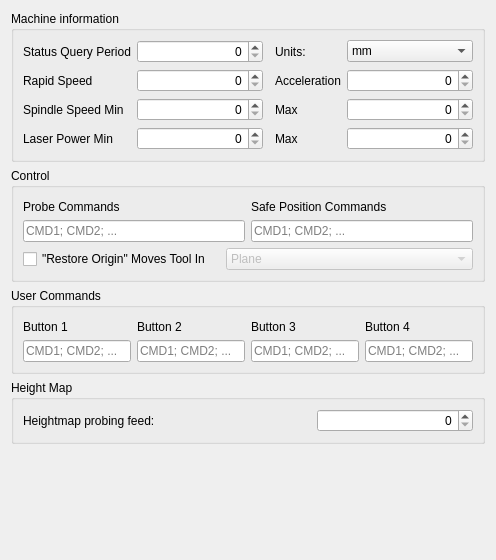
     <widget class="QWidget" name="tab">
      <attribute name="title">
       <string>Machine</string>
      </attribute>
      <layout class="QVBoxLayout" name="verticalLayout_17">
       <item>
        <widget class="QGroupBox" name="grpGRBL">
         <property name="title">
          <string>Machine information</string>
         </property>
         <layout class="QVBoxLayout" name="verticalLayout_5">
          <item>
           <layout class="QGridLayout" name="gridLayout_2" columnstretch="0,1,0,0,1">
            <item row="2" column="1">
             <widget class="QSpinBox" name="txtSpindleSpeedMin">
              <property name="alignment">
               <set>Qt::AlignRight|Qt::AlignTrailing|Qt::AlignVCenter</set>
              </property>
              <property name="buttonSymbols">
               <enum>QAbstractSpinBox::UpDownArrows</enum>
              </property>
              <property name="maximum">
               <number>99999</number>
              </property>
             </widget>
            </item>
            <item row="0" column="0">
             <widget class="QLabel" name="label_11">
              <property name="text">
               <string>Status Query Period</string>
              </property>
             </widget>
            </item>
            <item row="0" column="1">
             <widget class="QSpinBox" name="txtQueryStateTime">
              <property name="alignment">
               <set>Qt::AlignRight|Qt::AlignTrailing|Qt::AlignVCenter</set>
              </property>
              <property name="buttonSymbols">
               <enum>QAbstractSpinBox::UpDownArrows</enum>
              </property>
              <property name="maximum">
               <number>9999</number>
              </property>
             </widget>
            </item>
            <item row="0" column="4">
             <widget class="QComboBox" name="cboUnits">
              <property name="sizePolicy">
               <sizepolicy hsizetype="Expanding" vsizetype="Fixed">
                <horstretch>0</horstretch>
                <verstretch>0</verstretch>
               </sizepolicy>
              </property>
              <item>
               <property name="text">
                <string>mm</string>
               </property>
              </item>
              <item>
               <property name="text">
                <string>inch</string>
               </property>
              </item>
             </widget>
            </item>
            <item row="0" column="2">
             <spacer name="horizontalSpacer_6">
              <property name="orientation">
               <enum>Qt::Horizontal</enum>
              </property>
              <property name="sizeType">
               <enum>QSizePolicy::Fixed</enum>
              </property>
              <property name="sizeHint" stdset="0">
               <size>
                <width>6</width>
                <height>20</height>
               </size>
              </property>
             </spacer>
            </item>
            <item row="0" column="3">
             <widget class="QLabel" name="label_15">
              <property name="text">
               <string>Units:</string>
              </property>
             </widget>
            </item>
            <item row="1" column="0">
             <widget class="QLabel" name="label_10">
              <property name="text">
               <string>Rapid Speed</string>
              </property>
             </widget>
            </item>
            <item row="1" column="1">
             <widget class="QSpinBox" name="txtRapidSpeed">
              <property name="alignment">
               <set>Qt::AlignRight|Qt::AlignTrailing|Qt::AlignVCenter</set>
              </property>
              <property name="buttonSymbols">
               <enum>QAbstractSpinBox::UpDownArrows</enum>
              </property>
              <property name="maximum">
               <number>99999</number>
              </property>
             </widget>
            </item>
            <item row="1" column="3">
             <widget class="QLabel" name="label_14">
              <property name="text">
               <string>Acceleration</string>
              </property>
             </widget>
            </item>
            <item row="1" column="4">
             <widget class="QSpinBox" name="txtAcceleration">
              <property name="alignment">
               <set>Qt::AlignRight|Qt::AlignTrailing|Qt::AlignVCenter</set>
              </property>
              <property name="buttonSymbols">
               <enum>QAbstractSpinBox::UpDownArrows</enum>
              </property>
              <property name="maximum">
               <number>99999</number>
              </property>
             </widget>
            </item>
            <item row="2" column="3">
             <widget class="QLabel" name="label_13">
              <property name="text">
               <string>Max</string>
              </property>
             </widget>
            </item>
            <item row="2" column="0">
             <widget class="QLabel" name="label_12">
              <property name="text">
               <string>Spindle Speed Min</string>
              </property>
             </widget>
            </item>
            <item row="2" column="4">
             <widget class="QSpinBox" name="txtSpindleSpeedMax">
              <property name="alignment">
               <set>Qt::AlignRight|Qt::AlignTrailing|Qt::AlignVCenter</set>
              </property>
              <property name="buttonSymbols">
               <enum>QAbstractSpinBox::UpDownArrows</enum>
              </property>
              <property name="maximum">
               <number>99999</number>
              </property>
             </widget>
            </item>
            <item row="3" column="0">
             <widget class="QLabel" name="label_18">
              <property name="text">
               <string>Laser Power Min</string>
              </property>
             </widget>
            </item>
            <item row="3" column="1">
             <widget class="QSpinBox" name="txtLaserPowerMin">
              <property name="alignment">
               <set>Qt::AlignRight|Qt::AlignTrailing|Qt::AlignVCenter</set>
              </property>
              <property name="buttonSymbols">
               <enum>QAbstractSpinBox::UpDownArrows</enum>
              </property>
              <property name="maximum">
               <number>99999</number>
              </property>
             </widget>
            </item>
            <item row="3" column="3">
             <widget class="QLabel" name="label_35">
              <property name="text">
               <string>Max</string>
              </property>
             </widget>
            </item>
            <item row="3" column="4">
             <widget class="QSpinBox" name="txtLaserPowerMax">
              <property name="alignment">
               <set>Qt::AlignRight|Qt::AlignTrailing|Qt::AlignVCenter</set>
              </property>
              <property name="buttonSymbols">
               <enum>QAbstractSpinBox::UpDownArrows</enum>
              </property>
              <property name="maximum">
               <number>99999</number>
              </property>
             </widget>
            </item>
           </layout>
          </item>
         </layout>
        </widget>
       </item>
       <item>
        <widget class="QGroupBox" name="groupBox_2">
         <property name="title">
          <string>Control</string>
         </property>
         <layout class="QVBoxLayout" name="verticalLayout_13">
          <item>
           <layout class="QHBoxLayout" name="horizontalLayout_9">
            <item>
             <layout class="QVBoxLayout" name="verticalLayout_6">
              <item>
               <widget class="QLabel" name="label_17">
                <property name="styleSheet">
                 <string notr="true">padding-top: 3;</string>
                </property>
                <property name="text">
                 <string>Probe Commands</string>
                </property>
                <property name="indent">
                 <number>0</number>
                </property>
               </widget>
              </item>
              <item>
               <widget class="QLineEdit" name="txtTouchCommand">
                <property name="alignment">
                 <set>Qt::AlignLeading|Qt::AlignLeft|Qt::AlignVCenter</set>
                </property>
                <property name="placeholderText">
                 <string>CMD1; CMD2; ...</string>
                </property>
               </widget>
              </item>
             </layout>
            </item>
            <item>
             <layout class="QVBoxLayout" name="verticalLayout_9">
              <item>
               <widget class="QLabel" name="label_33">
                <property name="styleSheet">
                 <string notr="true">padding-top: 3;</string>
                </property>
                <property name="text">
                 <string>Safe Position Commands</string>
                </property>
                <property name="indent">
                 <number>0</number>
                </property>
               </widget>
              </item>
              <item>
               <widget class="QLineEdit" name="txtSafeCommand">
                <property name="alignment">
                 <set>Qt::AlignLeading|Qt::AlignLeft|Qt::AlignVCenter</set>
                </property>
                <property name="placeholderText">
                 <string>CMD1; CMD2; ...</string>
                </property>
               </widget>
              </item>
             </layout>
            </item>
           </layout>
          </item>
          <item>
           <layout class="QGridLayout" name="gridLayout_4" columnstretch="0,1,2">
            <item row="3" column="0">
             <layout class="QHBoxLayout" name="horizontalLayout_8">
              <item>
               <widget class="QCheckBox" name="chkMoveOnRestore">
                <property name="sizePolicy">
                 <sizepolicy hsizetype="Maximum" vsizetype="Fixed">
                  <horstretch>0</horstretch>
                  <verstretch>0</verstretch>
                 </sizepolicy>
                </property>
                <property name="text">
                 <string>&quot;Restore Origin&quot; Moves Tool In</string>
                </property>
               </widget>
              </item>
             </layout>
            </item>
            <item row="3" column="2">
             <widget class="QComboBox" name="cboRestoreMode">
              <property name="enabled">
               <bool>false</bool>
              </property>
              <item>
               <property name="text">
                <string>Plane</string>
               </property>
              </item>
              <item>
               <property name="text">
                <string>Space</string>
               </property>
              </item>
             </widget>
            </item>
            <item row="3" column="1">
             <spacer name="horizontalSpacer_16">
              <property name="orientation">
               <enum>Qt::Horizontal</enum>
              </property>
              <property name="sizeType">
               <enum>QSizePolicy::Fixed</enum>
              </property>
              <property name="sizeHint" stdset="0">
               <size>
                <width>9</width>
                <height>20</height>
               </size>
              </property>
             </spacer>
            </item>
           </layout>
          </item>
         </layout>
        </widget>
       </item>
       <item>
        <widget class="QGroupBox" name="groupBox_5">
         <property name="title">
          <string>User Commands</string>
         </property>
         <layout class="QHBoxLayout" name="horizontalLayout_10">
          <item>
           <layout class="QVBoxLayout" name="verticalLayout_12">
            <item>
             <widget class="QLabel" name="label_34">
              <property name="styleSheet">
               <string notr="true">padding-top: 3;</string>
              </property>
              <property name="text">
               <string>Button 1</string>
              </property>
              <property name="indent">
               <number>0</number>
              </property>
             </widget>
            </item>
            <item>
             <widget class="QLineEdit" name="txtUserCommand0">
              <property name="alignment">
               <set>Qt::AlignLeading|Qt::AlignLeft|Qt::AlignVCenter</set>
              </property>
              <property name="placeholderText">
               <string>CMD1; CMD2; ...</string>
              </property>
             </widget>
            </item>
           </layout>
          </item>
          <item>
           <layout class="QVBoxLayout" name="verticalLayout_14">
            <item>
             <widget class="QLabel" name="label_36">
              <property name="styleSheet">
               <string notr="true">padding-top: 3;</string>
              </property>
              <property name="text">
               <string>Button 2</string>
              </property>
              <property name="indent">
               <number>0</number>
              </property>
             </widget>
            </item>
            <item>
             <widget class="QLineEdit" name="txtUserCommand1">
              <property name="alignment">
               <set>Qt::AlignLeading|Qt::AlignLeft|Qt::AlignVCenter</set>
              </property>
              <property name="placeholderText">
               <string>CMD1; CMD2; ...</string>
              </property>
             </widget>
            </item>
           </layout>
          </item>
          <item>
           <layout class="QVBoxLayout" name="verticalLayout_15">
            <item>
             <widget class="QLabel" name="label_37">
              <property name="styleSheet">
               <string notr="true">padding-top: 3;</string>
              </property>
              <property name="text">
               <string>Button 3</string>
              </property>
              <property name="indent">
               <number>0</number>
              </property>
             </widget>
            </item>
            <item>
             <widget class="QLineEdit" name="txtUserCommand2">
              <property name="alignment">
               <set>Qt::AlignLeading|Qt::AlignLeft|Qt::AlignVCenter</set>
              </property>
              <property name="placeholderText">
               <string>CMD1; CMD2; ...</string>
              </property>
             </widget>
            </item>
           </layout>
          </item>
          <item>
           <layout class="QVBoxLayout" name="verticalLayout_16">
            <item>
             <widget class="QLabel" name="label_39">
              <property name="styleSheet">
               <string notr="true">padding-top: 3;</string>
              </property>
              <property name="text">
               <string>Button 4</string>
              </property>
              <property name="indent">
               <number>0</number>
              </property>
             </widget>
            </item>
            <item>
             <widget class="QLineEdit" name="txtUserCommand3">
              <property name="alignment">
               <set>Qt::AlignLeading|Qt::AlignLeft|Qt::AlignVCenter</set>
              </property>
              <property name="placeholderText">
               <string>CMD1; CMD2; ...</string>
              </property>
             </widget>
            </item>
           </layout>
          </item>
         </layout>
        </widget>
       </item>
       <item>
        <widget class="QGroupBox" name="groupBox_4">
         <property name="title">
          <string>Height Map</string>
         </property>
         <layout class="QVBoxLayout" name="verticalLayout_11">
          <item>
           <layout class="QGridLayout" name="gridLayout_9" columnstretch="0,1,1">
            <item row="3" column="0">
             <widget class="QLabel" name="label_38">
              <property name="text">
               <string>Heightmap probing feed:</string>
              </property>
             </widget>
            </item>
            <item row="3" column="1">
             <spacer name="horizontalSpacer_8">
              <property name="orientation">
               <enum>Qt::Horizontal</enum>
              </property>
              <property name="sizeHint" stdset="0">
               <size>
                <width>40</width>
                <height>20</height>
               </size>
              </property>
             </spacer>
            </item>
            <item row="3" column="2">
             <widget class="QSpinBox" name="txtHeightMapProbingFeed">
              <property name="alignment">
               <set>Qt::AlignRight|Qt::AlignTrailing|Qt::AlignVCenter</set>
              </property>
              <property name="buttonSymbols">
               <enum>QAbstractSpinBox::UpDownArrows</enum>
              </property>
              <property name="maximum">
               <number>99999</number>
              </property>
             </widget>
            </item>
           </layout>
          </item>
         </layout>
        </widget>
       </item>
       <item>
        <spacer name="verticalSpacer_4">
         <property name="orientation">
          <enum>Qt::Vertical</enum>
         </property>
         <property name="sizeHint" stdset="0">
          <size>
           <width>20</width>
           <height>105</height>
          </size>
         </property>
        </spacer>
       </item>
      </layout>
     </widget>
